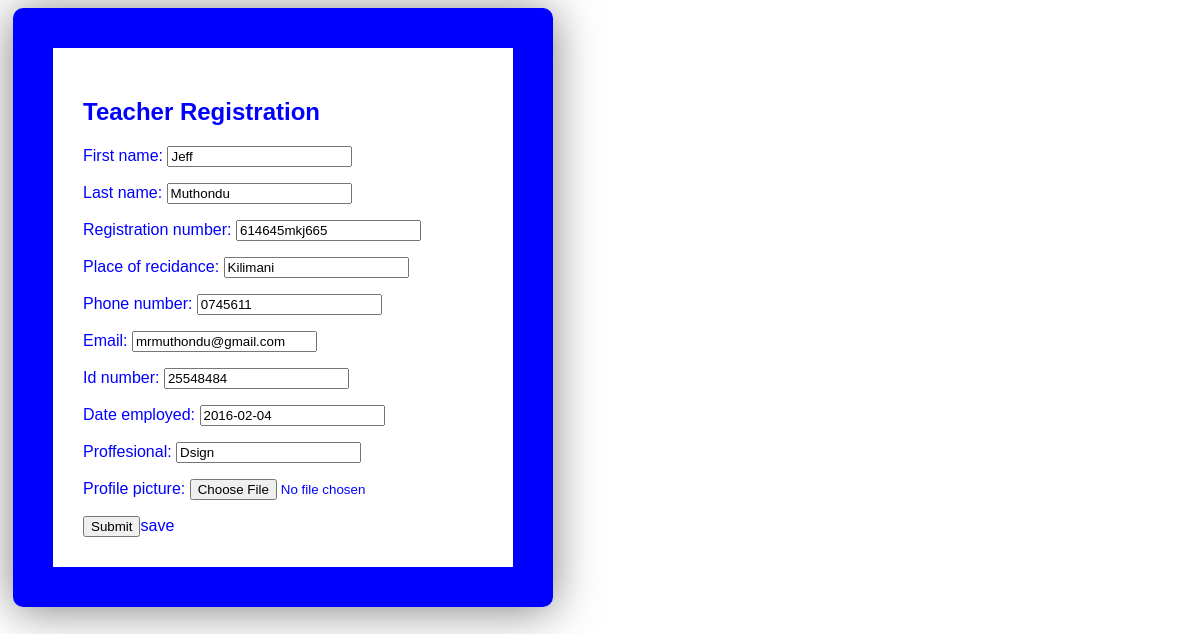
Screenshot of /teacher/edit/1/ with the database file from the repository.
### teacher/models.py (models this page shows, shortened)
class Teacher(models.Model):
	first_name = models.CharField(max_length = 50)
	last_name = models.CharField(max_length = 50)
	registration_number = models.CharField(max_length = 20)
	place_of_recidance = models.CharField(max_length = 20)
	phone_number = models.CharField(max_length = 16)
	email = models.EmailField(max_length = 70)
	id_number = models.IntegerField()
	date_employed = models.DateField()
	proffesional = models.CharField(max_length = 30)
	profile_picture = models.ImageField(upload_to="Teacher_image",blank=True,null=True)

### teacher/views.py (the view)
# urls.py: path("edit/<int:pk>/",edit_teacher,name="edit_teacher"),
def edit_teacher(request,pk):
    teacher=Teacher.objects.get(pk=pk)
    if request.method=="POST":
        form=TeacherForm(instance=teacher)
        if form.is_valid:
            form.save()
            return redirect("list_teachers")
    else:
        form=TeacherForm(instance=teacher)
        return render(request,"edit_teacher.html",{"form":form})

### teacher/forms.py
class TeacherForm(forms.ModelForm):
	class Meta:
		model=Teacher
		fields="__all__"

### teacher/templates/edit_teacher.html (shortened to what this page needs)
<!DOCTYPE html>
<html>
<head>
</head>
<body>
	<div class = "mac">
		<h2>Teacher Registration</h2>
	<div class = "rim2">
		{{form.as_p}}
		<input type="submit">save</input>
	</div>
</div>
</body>
</html>

### teacher/templates/edit_teacher.html (style rules this page uses)
.mac { border: 5px solid; width: 700px; font-family: helvetica; border-width: 40px; color: purple; max-width: 400px; margin: 10% auto; min-height: 300px; background-color: rgba(255,255,255,0.4); padding: 30px; margin: 5px; border-radius: 10px; box-shadow: 0 3px 46px rgba(0,0,0,0.5); }
.mac { font-family: helvetica; border-width: 40px; color: blue; }

### rows the page displays
Teacher: first_name "Jeff", last_name "Muthondu", registration_number "614645mkj665", place_of_recidance "Kilimani", phone_number "0745611", email "mrmuthondu@gmail.com", id_number "25548484", date_employed "2016-02-04", proffesional "Dsign"
